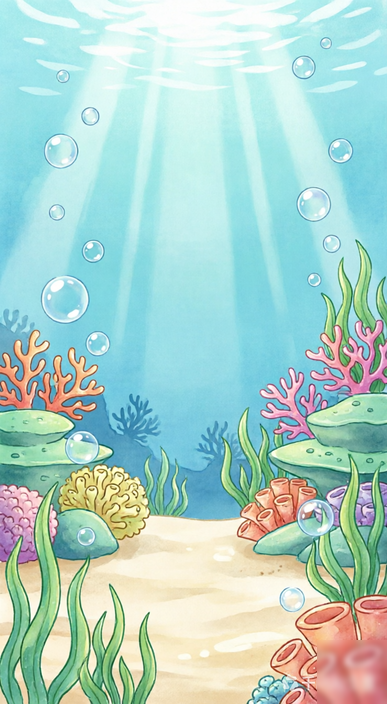
#> input picture assets/bg0.png, 387 x 704 px; its folder holds only this picture in this run
$ python clean-game-images.py
#> lines starting #> are read from the running program, lines starting #| are printed output that depends on the picture; after the words box and inside, x2 and y2 are one past the last pixel; in counts of white or black regions, pixels touching at a corner belong together
#> further down, source is the input picture: PIL image 387x704 RGBA; mean R, G, B, A 173.1, 210.6, 202.4, 255
from collections import deque
from pathlib import Path
import sys
from shutil import copy2
from PIL import Image, ImageFilter

SOURCE = Path('assets')
ROOT = Path('public/img')
BACKUP = Path('tmp-image-originals')
BACKUP.mkdir(exist_ok=True)

def is_checker(pixel):
    r, g, b = pixel[:3]
    return max(r, g, b) - min(r, g, b) <= 18 and min(r, g, b) >= 185

def remove_checkerboard(im):
    rgba = im.convert('RGBA')
    px = rgba.load(); w, h = rgba.size
    seen = bytearray(w * h); q = deque()
    for x in range(w): q.extend(((x, 0), (x, h - 1)))
    for y in range(h): q.extend(((0, y), (w - 1, y)))
    while q:
        x, y = q.popleft(); idx = y * w + x
        if seen[idx] or not is_checker(px[x, y]): continue
        seen[idx] = 1; px[x, y] = (*px[x, y][:3], 0)
        if x: q.append((x - 1, y))
        if x + 1 < w: q.append((x + 1, y))
        if y: q.append((x, y - 1))
        if y + 1 < h: q.append((x, y + 1))
    return rgba

def remove_watermark(im):
    # The source watermark is consistently in the lower-right corner.
    im = im.convert('RGB')
    w, h = im.size
#> w = 387; h = 704
    mask = Image.new('L', (w, h), 0)
#> mask: PIL image 387x704 L; every value is 0
    mask.paste(255, (int(w * .82), int(h * .91), w, h))
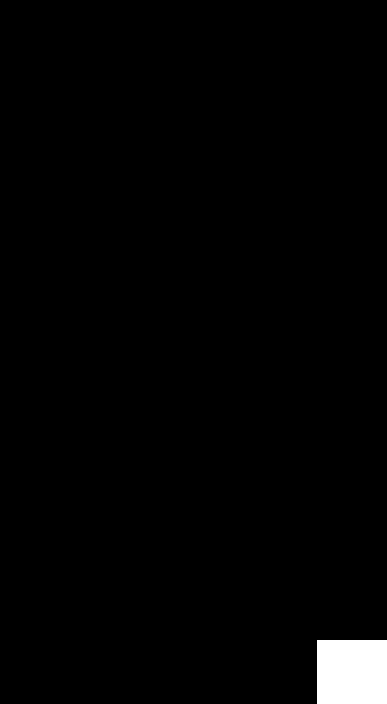
#> mask: PIL image 387x704 L; 1.6% white; 1 white region, box (x1, y1, x2, y2) and area: (317, 640, 387, 704) 4480
    # Diffuse surrounding pixels into the masked rectangle, preserving the scene.
    work = im.filter(ImageFilter.GaussianBlur(max(2, int(w * .008))))
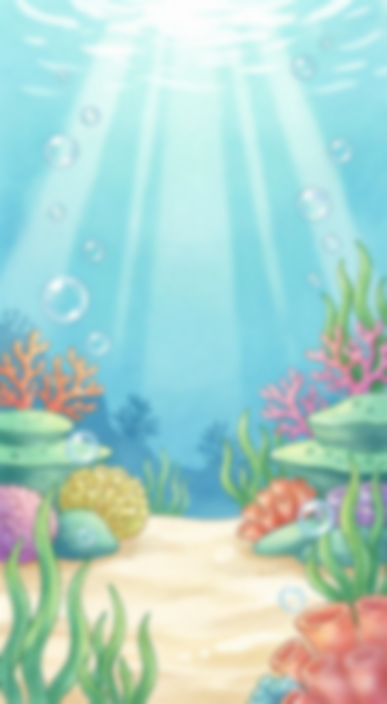
#> work: PIL image 387x704 RGB; mean R, G, B 173.1, 210.6, 202.4
    return Image.composite(work, im, mask).convert('RGBA')

files = sorted(SOURCE.glob('*.png'))
start = int(sys.argv[1]) if len(sys.argv) > 1 else 0
end = int(sys.argv[2]) if len(sys.argv) > 2 else len(files)
for source_path in files[start:end]:
    path = ROOT / source_path.name
    copy2(source_path, BACKUP / path.name)
    with Image.open(source_path) as source:
        if path.name.startswith('bg'):
            result = remove_watermark(source)
        else:
            result = remove_checkerboard(source)
        output = path.with_name(path.stem + '.clean.png')
        result.save(str(output), 'PNG', optimize=False)
        output.replace(path)
        print(path.name, source.size, '->', result.mode)
#| bg0.png (387, 704) -> RGBA

$ run again, on assets/bg2.png
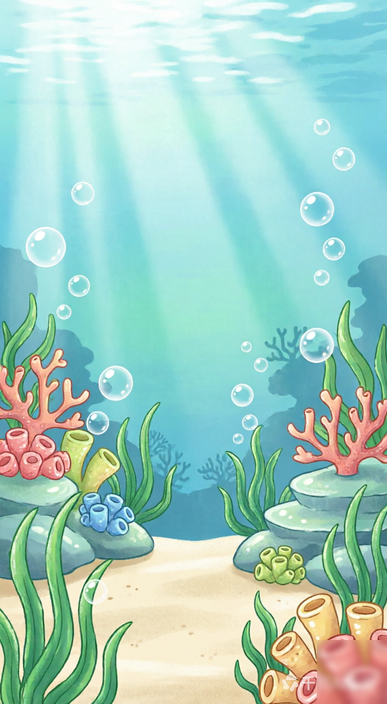
#> input picture assets/bg2.png, 387 x 704 px
#> source is the input picture: PIL image 387x704 RGBA; mean R, G, B, A 161.9, 206.4, 195.3, 255
#> in remove_watermark, `work = im.filter(ImageFilter.GaussianBlur(max(2, int(w * .008))))`:
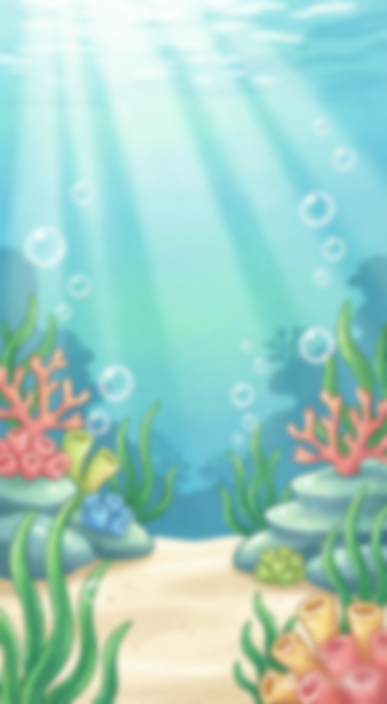
#> work: PIL image 387x704 RGB; mean R, G, B 161.9, 206.4, 195.3
#| bg2.png (387, 704) -> RGBA

$ run again, on assets/bg3.png
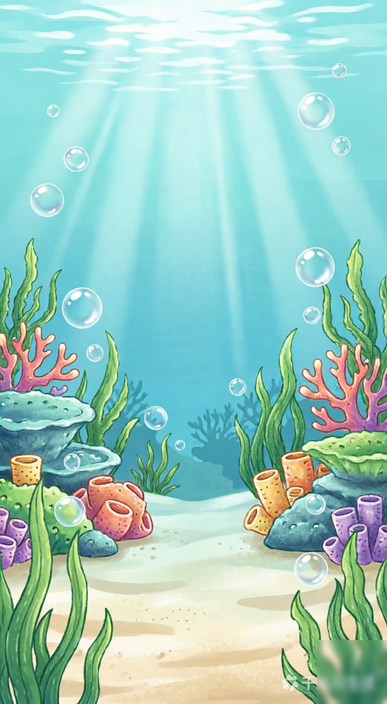
#> input picture assets/bg3.png, 387 x 704 px
#> source is the input picture: PIL image 387x704 RGBA; mean R, G, B, A 155.6, 204.1, 193.4, 255
#> in remove_watermark, `work = im.filter(ImageFilter.GaussianBlur(max(2, int(w * .008))))`:
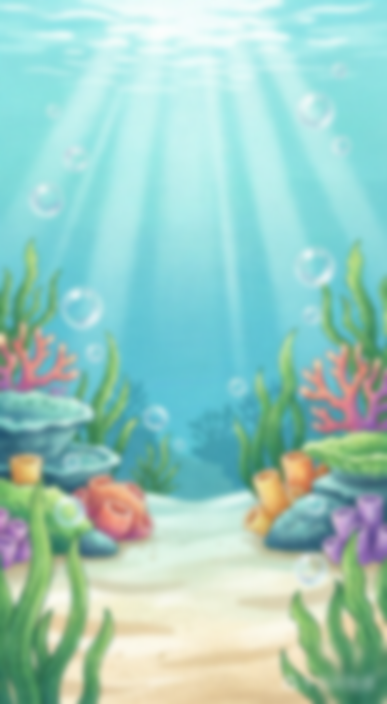
#> work: PIL image 387x704 RGB; mean R, G, B 155.6, 204.1, 193.4
#| bg3.png (387, 704) -> RGBA
